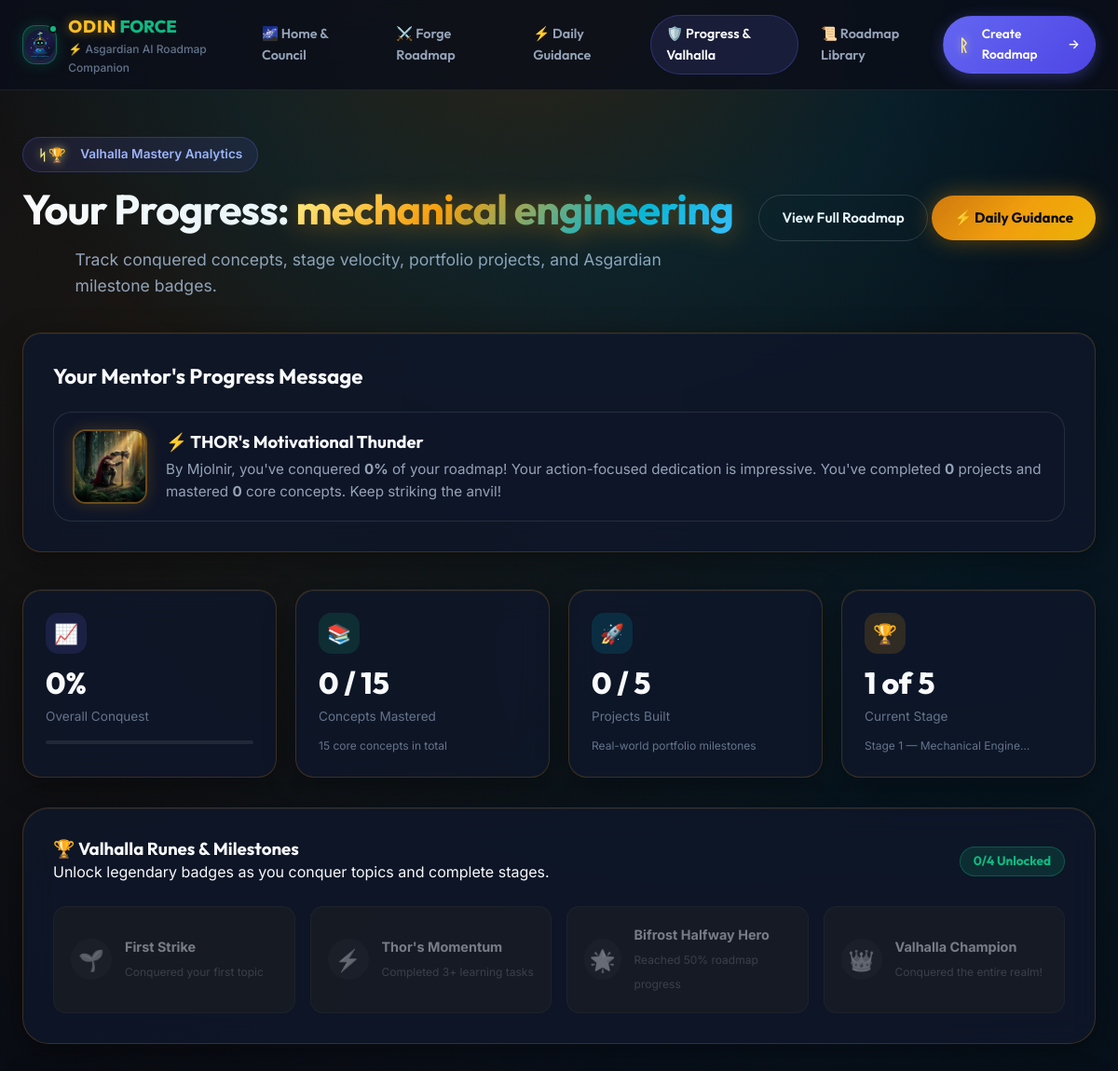
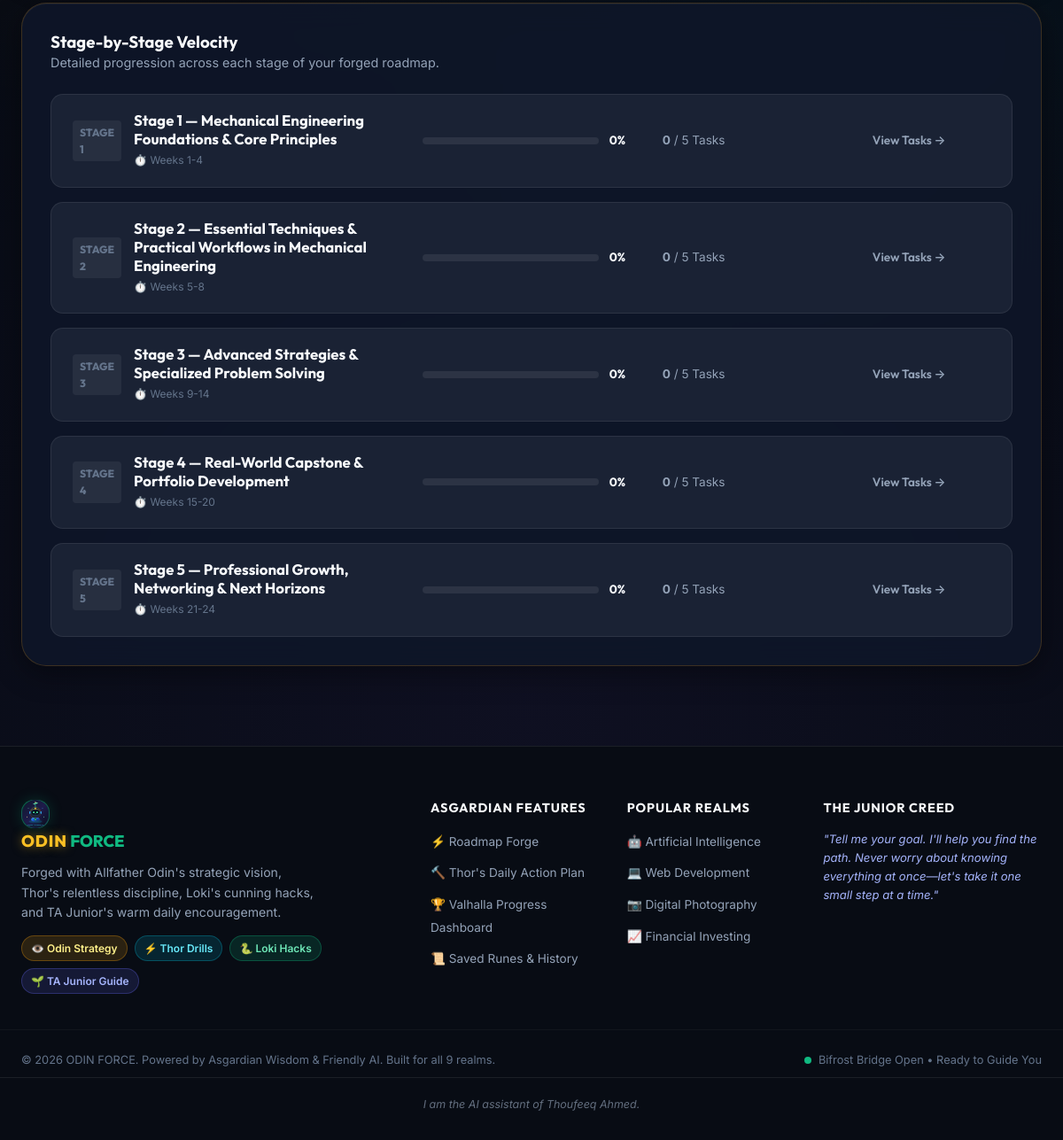
Screenshot of /progress/8/ with the database file from the repository (2 pictures, top to bottom).
### roadmap/models.py (models this page shows, shortened)
class Roadmap(models.Model):
    LEVEL_CHOICES = [
        ('Complete Beginner', 'Complete Beginner (Brand new to the field)'),
        ('Beginner', 'Beginner (Basic familiarity / know fundamentals)'),
        ('Intermediate', 'Intermediate (Hands-on experience, looking to level up)'),
        ('Advanced', 'Advanced (Deep experience, looking for mastery/specialization)'),
    ]
    MENTOR_CHOICES = [
        ('odin', 'ODIN - Wise & Strategic (Long-term goals, career planning, leadership)'),
        ('thor', 'THOR - Motivating & Action-focused (Practical skills, projects, execution)'),
        ('loki', 'LOKI - Creative & Problem-solving (Creative subjects, innovation, alternatives)'),
        ('auto', 'Auto-select based on domain'),
    ]
    domain = models.CharField(max_length=200, help_text="e.g. Artificial Intelligence, Photography, Finance")
    current_level = models.CharField(max_length=50, choices=LEVEL_CHOICES, default='Beginner')
    goal = models.CharField(max_length=300, help_text="e.g. Become an AI Engineer, Start a Portrait Studio")
    available_time = models.CharField(max_length=100, default='2 hours per day', help_text="e.g. 1 hour per day, 2 hours per day, 10 hours/week")
    duration = models.CharField(max_length=100, default='6 months', help_text="e.g. 3 months, 6 months, 1 year")
    existing_skills = models.TextField(blank=True, default='', help_text="Skills or tools you already know")
    user_name = models.CharField(max_length=100, blank=True, default='Learner', help_text="Your name or nickname")
    mentor = models.CharField(max_length=20, choices=MENTOR_CHOICES, default='auto', help_text="Your mentor guide for this roadmap")
    greeting_message = models.TextField(blank=True, default='')
    junior_advice = models.TextField(blank=True, default='')
    mentor_greeting = models.TextField(blank=True, default='', help_text="Personalized mentor greeting")
    roadmap_content = models.TextField(blank=True, default='', help_text="Full structured overview / raw backup")
    created_at = models.DateTimeField(auto_now_add=True)
    updated_at = models.DateTimeField(auto_now=True)
    class Meta:
        ordering = ['-created_at']
    @property
    def total_tasks(self):
        return LearningTask.objects.filter(stage__roadmap=self).count()
    @property
    def completed_tasks(self):
        return LearningTask.objects.filter(stage__roadmap=self, completed=True).count()
    @property
    def progress_percentage(self):
        total = self.total_tasks
        if total == 0:
            return 0
        return int((self.completed_tasks / total) * 100)
    @property
    def total_projects(self):
        return LearningTask.objects.filter(stage__roadmap=self, task_type='project').count()
    @property
    def completed_projects(self):
        return LearningTask.objects.filter(stage__roadmap=self, task_type='project', completed=True).count()
    @property
    def total_topics(self):
        return LearningTask.objects.filter(stage__roadmap=self, task_type='topic').count()
    @property
    def completed_topics(self):
        return LearningTask.objects.filter(stage__roadmap=self, task_type='topic', completed=True).count()
    @property
    def current_stage(self):
        stages = list(self.stages.all())
        if not stages:
            return None
        for stage in stages:
            if not stage.is_completed:
                return stage
        return stages[-1]

class RoadmapStage(models.Model):
    roadmap = models.ForeignKey(Roadmap, on_delete=models.CASCADE, related_name='stages')
    title = models.CharField(max_length=255, help_text="e.g. Stage 1 — Foundations")
    description = models.TextField(help_text="Overview of this stage")
    why_it_matters = models.TextField(help_text="Why this stage is crucial for the goal")
    what_to_practice = models.TextField(blank=True, default='', help_text="Key drills and hands-on exercises")
    suggested_projects = models.TextField(blank=True, default='', help_text="Portfolio-worthy projects")
    order = models.PositiveIntegerField(default=1)
    estimated_duration = models.CharField(max_length=100, default='4 weeks', help_text="e.g. Weeks 1-4")
    projects_summary = models.TextField(blank=True, default='')
    class Meta:
        ordering = ['order']
    @property
    def total_tasks_count(self):
        return self.tasks.count()
    @property
    def completed_tasks_count(self):
        return self.tasks.filter(completed=True).count()
    @property
    def progress_percentage(self):
        total = self.total_tasks_count
        if total == 0:
            return 0
        return int((self.completed_tasks_count / total) * 100)
    @property
    def is_completed(self):
        total = self.total_tasks_count
        if total == 0:
            return False
        return self.completed_tasks_count == total

### roadmap/views.py (the view)
# urls.py: path('progress/', views.progress_view, name='progress'),
def progress_view(request, pk=None):
    if pk:
        roadmap = get_object_or_404(Roadmap.objects.prefetch_related('stages__tasks'), pk=pk)
    else:
        roadmap = Roadmap.objects.first()
        if not roadmap:
            messages.info(request, "Please create a roadmap first to track progress.")
            return redirect('generate_roadmap')
    stages = roadmap.stages.all().order_by('order')
    all_tasks = LearningTask.objects.filter(stage__roadmap=roadmap).order_by('stage__order', 'order')
    return render(request, 'roadmap/progress.html', {
        'roadmap': roadmap,
        'stages': stages,
        'all_tasks': all_tasks,
    })

### templates/roadmap/progress.html (shortened to what this page needs)
{% extends 'base.html' %}
{% load static %}
{% block content %}
<section class="progress-section asgard-progress">
    <div class="container">
        <div class="progress-header">
            <div class="header-left">
                <div class="progress-badge">
                    <span class="badge-rune">ᛋ🏆</span>
                    <span>Valhalla Mastery Analytics</span>
                </div>
                <h1 class="page-title">Your Progress: <span class="text-gradient-asgard">{{ roadmap.domain }}</span></h1>
                <p class="page-subtitle">Track conquered concepts, stage velocity, portfolio projects, and Asgardian milestone badges.</p>
            </div>
            <div class="header-right">
                <a href="{% url 'roadmap_detail' pk=roadmap.pk %}" class="btn btn-outline">
                    <span>View Full Roadmap</span>
                </a>
                <a href="{% url 'roadmap_daily_guidance' pk=roadmap.pk %}" class="btn btn-primary asgard-glow-btn">
                    <span>⚡ Daily Guidance</span>
                </a>
            </div>
        </div>
        <div class="mentor-guidance-card asgard-card">
            <div class="guidance-header">
                <h3>Your Mentor's Progress Message</h3>
            </div>
            {% if roadmap.mentor == 'odin' %}
                <div class="guidance-content mentor-odin-guidance">
                    <div class="guidance-mentor-avatar-wrap">
                        <img src="{% static 'images/mentor_odin.jpg' %}" alt="ODIN" class="guidance-mentor-avatar">
                    </div>
                    <div class="guidance-mentor-text">
                        <h4>👁️ ODIN's Strategic Assessment</h4>
                        <p>Your journey progresses with strategic purpose. You have mastered <strong>{{ roadmap.progress_percentage }}%</strong> of your roadmap. Each conquered concept brings you closer to your ultimate vision of <em>'{{ roadmap.goal }}'</em>. The Allfather sees your dedication and approves.</p>
                    </div>
                </div>
            {% elif roadmap.mentor == 'thor' %}
                <div class="guidance-content mentor-thor-guidance">
                    <div class="guidance-mentor-avatar-wrap">
                        <img src="{% static 'images/mentor_thor.jpg' %}" alt="THOR" class="guidance-mentor-avatar">
                    </div>
                    <div class="guidance-mentor-text">
                        <h4>⚡ THOR's Motivational Thunder</h4>
                        <p>By Mjolnir, you've conquered <strong>{{ roadmap.progress_percentage }}%</strong> of your roadmap! Your action-focused dedication is impressive. You've completed <strong>{{ roadmap.completed_projects }}</strong> projects and mastered <strong>{{ roadmap.completed_topics }}</strong> core concepts. Keep striking the anvil!</p>
                    </div>
                </div>
            {% endif %}
        </div>
        <div class="metrics-grid">
            <div class="metric-card asgard-card">
                <div class="metric-icon-wrap bg-purple">📈</div>
                <div class="metric-data">
                    <span class="metric-number">{{ roadmap.progress_percentage }}%</span>
                    <span class="metric-label">Overall Conquest</span>
                </div>
                <div class="metric-bar-bg">
                </div>
            </div>
            <div class="metric-card asgard-card">
                <div class="metric-icon-wrap bg-green">📚</div>
                <div class="metric-data">
                    <span class="metric-number">{{ roadmap.completed_topics }} / {{ roadmap.total_topics }}</span>
                    <span class="metric-label">Concepts Mastered</span>
                </div>
                <span class="metric-subtext">{{ roadmap.total_topics }} core concepts in total</span>
            </div>
            <div class="metric-card asgard-card">
                <div class="metric-icon-wrap bg-blue">🚀</div>
                <div class="metric-data">
                    <span class="metric-number">{{ roadmap.completed_projects }} / {{ roadmap.total_projects }}</span>
                    <span class="metric-label">Projects Built</span>
                </div>
                <span class="metric-subtext">Real-world portfolio milestones</span>
            </div>
            <div class="metric-card asgard-card">
                <div class="metric-icon-wrap bg-amber">🏆</div>
                <div class="metric-data">
                    <span class="metric-number">{{ roadmap.current_stage.order }} of {{ stages|length }}</span>
                    <span class="metric-label">Current Stage</span>
                </div>
                <span class="metric-subtext">{{ roadmap.current_stage.title|truncatechars:28 }}</span>
            </div>
        </div>
        <div class="milestones-card asgard-card">
            <div class="card-header-flex">
                <div class="milestone-title-wrap">
                    <h3>🏆 Valhalla Runes & Milestones</h3>
                    <p>Unlock legendary badges as you conquer topics and complete stages.</p>
                </div>
                <span class="badge-count-pill">
                    {% if roadmap.progress_percentage >= 100 %}4/4 Unlocked! 🎉
                    {% elif roadmap.progress_percentage >= 50 %}2/4 Unlocked!
                    {% elif roadmap.progress_percentage > 0 %}1/4 Unlocked!
                    {% else %}0/4 Unlocked{% endif %}
                </span>
            </div>
            <div class="badges-row">
                <div class="achievement-badge {% if roadmap.completed_tasks > 0 %}unlocked{% else %}locked{% endif %}">
                    <div class="badge-icon-disc">🌱</div>
                    <div class="badge-info">
                        <strong>First Strike</strong>
                        <span>Conquered your first topic</span>
                    </div>
                </div>
                <div class="achievement-badge {% if roadmap.completed_tasks >= 3 %}unlocked{% else %}locked{% endif %}">
                    <div class="badge-icon-disc">⚡</div>
                    <div class="badge-info">
                        <strong>Thor's Momentum</strong>
                        <span>Completed 3+ learning tasks</span>
                    </div>
                </div>
                <div class="achievement-badge {% if roadmap.progress_percentage >= 50 %}unlocked{% else %}locked{% endif %}">
                    <div class="badge-icon-disc">🌟</div>
                    <div class="badge-info">
                        <strong>Bifrost Halfway Hero</strong>
                        <span>Reached 50% roadmap progress</span>
                    </div>
                </div>
                <div class="achievement-badge {% if roadmap.progress_percentage >= 100 %}unlocked{% else %}locked{% endif %}">
                    <div class="badge-icon-disc">👑</div>
                    <div class="badge-info">
                        <strong>Valhalla Champion</strong>
                        <span>Conquered the entire realm!</span>
                    </div>
                </div>
            </div>
        </div>
        <div class="stages-breakdown-card asgard-card">
            <h3>Stage-by-Stage Velocity</h3>
            <p class="section-sub-desc">Detailed progression across each stage of your forged roadmap.</p>
            <div class="stages-progress-list">
                {% for stage in stages %}
                <div class="stage-progress-row">
                    <div class="stage-info-col">
                        <div class="stage-row-badge">Stage {{ stage.order }}</div>
                        <div class="stage-row-title-wrap">
                            <h4>{{ stage.title }}</h4>
                            <span class="stage-est-dur">⏱️ {{ stage.estimated_duration }}</span>
                        </div>
                    </div>
                    <div class="stage-meter-col">
                        <div class="meter-bar-bg">
                        </div>
                        <span class="meter-percent">{{ stage.progress_percentage }}%</span>
                    </div>
                    <div class="stage-tasks-tally-col">
                        <span><strong>{{ stage.completed_tasks_count }}</strong> / {{ stage.total_tasks_count }} Tasks</span>
                    </div>
                    <div class="stage-action-col">
                        <a href="{% url 'roadmap_detail' pk=roadmap.pk %}#stage-{{ stage.pk }}" class="btn btn-sm btn-ghost">
                            View Tasks →
                        </a>
                    </div>
                </div>
                {% endfor %}
            </div>
        </div>
    </div>
</section>
{% endblock %}

### static/css/daily-mentor-styles.css (style rules this page uses)
.guidance-content { display: flex; gap: 20px; align-items: center; padding: 18px 20px; background: rgba(15, 23, 42, 0.75); border: 1px solid rgba(255, 255, 255, 0.1); border-radius: var(--radius-lg, 14px); }
.guidance-mentor-avatar-wrap { width: 80px; height: 80px; border-radius: var(--radius-md, 10px); overflow: hidden; flex-shrink: 0; border: 2px solid rgba(245, 158, 11, 0.4); box-shadow: 0 0 18px rgba(245, 158, 11, 0.2); }
.guidance-mentor-avatar { width: 100%; height: 100%; object-fit: cover; object-position: center top; }
.guidance-mentor-text { flex: 1; }
.guidance-mentor-text h4 { font-family: var(--font-heading, 'Cinzel', serif); font-size: 1.15rem; color: var(--text-primary, #f8fafc); margin: 0 0 6px 0; }
.guidance-mentor-text p { color: var(--text-secondary, #cbd5e1); margin: 0; font-size: 0.95rem; line-height: 1.6; }

### rows the page displays
Roadmap: domain "mechanical engineering", progress_percentage "0", completed_projects "0", completed_topics "0", total_topics "15", total_projects "5", current_stage.order "1", current_stage "Stage 1 — Mechanical Engine…"
RoadmapStage: order "1", title "Stage 1 — Mechanical Engineering Foundations & Core Principles", estimated_duration "Weeks 1-4", progress_percentage "0", completed_tasks_count "0", total_tasks_count "5"
RoadmapStage: order "2", title "Stage 2 — Essential Techniques & Practical Workflows in Mechanical Engineering", estimated_duration "Weeks 5-8", progress_percentage "0", completed_tasks_count "0", total_tasks_count "5"
RoadmapStage: order "3", title "Stage 3 — Advanced Strategies & Specialized Problem Solving", estimated_duration "Weeks 9-14", progress_percentage "0", completed_tasks_count "0", total_tasks_count "5"
RoadmapStage: order "4", title "Stage 4 — Real-World Capstone & Portfolio Development", estimated_duration "Weeks 15-20", progress_percentage "0", completed_tasks_count "0", total_tasks_count "5"
RoadmapStage: order "5", title "Stage 5 — Professional Growth, Networking & Next Horizons", estimated_duration "Weeks 21-24", progress_percentage "0", completed_tasks_count "0", total_tasks_count "5"

### other values shown
{{ stages|length }} "5"
